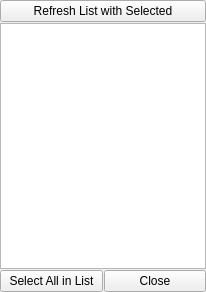
<?xml version="1.0" encoding="UTF-8"?>
<ui version="4.0">
 <class>Dialog</class>
 <widget class="QDialog" name="Dialog">
  <property name="geometry">
   <rect>
    <x>0</x>
    <y>0</y>
    <width>206</width>
    <height>292</height>
   </rect>
  </property>
  <property name="windowTitle">
   <string>Selection List</string>
  </property>
  <layout class="QVBoxLayout" name="verticalLayout">
   <property name="spacing">
    <number>1</number>
   </property>
   <property name="margin">
    <number>0</number>
   </property>
   <item>
    <widget class="QPushButton" name="refreshList_Button">
     <property name="focusPolicy">
      <enum>Qt::NoFocus</enum>
     </property>
     <property name="text">
      <string>Refresh List with Selected</string>
     </property>
    </widget>
   </item>
   <item>
    <widget class="QListWidget" name="selection_listWidget">
     <property name="editTriggers">
      <set>QAbstractItemView::NoEditTriggers</set>
     </property>
     <property name="selectionMode">
      <enum>QAbstractItemView::ExtendedSelection</enum>
     </property>
    </widget>
   </item>
   <item>
    <layout class="QHBoxLayout" name="horizontalLayout">
     <item>
      <widget class="QPushButton" name="selectAll_Button">
       <property name="focusPolicy">
        <enum>Qt::NoFocus</enum>
       </property>
       <property name="text">
        <string>Select All in List</string>
       </property>
      </widget>
     </item>
     <item>
      <widget class="QPushButton" name="close_Button">
       <property name="focusPolicy">
        <enum>Qt::NoFocus</enum>
       </property>
       <property name="text">
        <string>Close</string>
       </property>
      </widget>
     </item>
    </layout>
   </item>
  </layout>
 </widget>
 <resources/>
 <connections>
  <connection>
   <sender>close_Button</sender>
   <signal>clicked()</signal>
   <receiver>Dialog</receiver>
   <slot>close()</slot>
   <hints>
    <hint type="sourcelabel">
     <x>233</x>
     <y>305</y>
    </hint>
    <hint type="destinationlabel">
     <x>136</x>
     <y>-16</y>
    </hint>
   </hints>
  </connection>
 </connections>
</ui>
